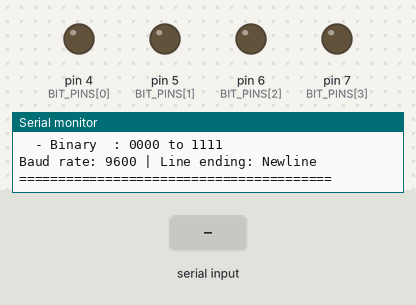
A sketch run on a simulated Arduino Uno, built with avr-gcc and run on an emulated ATmega328P. Shown: output pins drawn as LEDs (lit = HIGH), the last lines printed to the serial monitor. The test bench sets the inputs (shaded band).

Above: at 1.5 s.
1.6 s: "5\n" received over Serial
At 2.8 s:
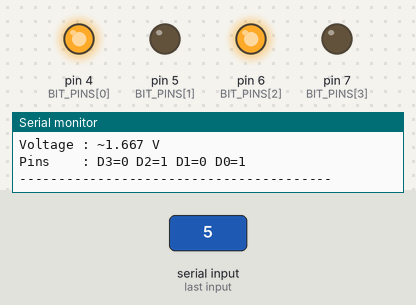
4.6 s: "0\n" received over Serial
At 5.1 s:
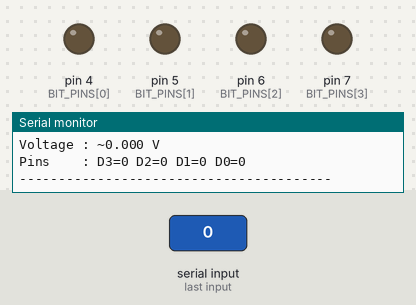
Timing chart, 0 to 7.6 s (numbered marks = the images above; inputs shaded):
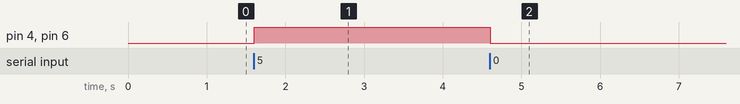

The sketch:

dac_4bit.ino
```cpp
// ============================================================
//  4-bit R-2R DAC Simulator
//  Pins 4-7 → D0 (LSB) to D3 (MSB)
//  Enter a decimal value (0-15) or binary string via Serial Monitor
// ============================================================

// --- Pin mapping  ---
const int BIT_PINS[4] = {4, 5, 6, 7};  // D0=pin4, D1=pin5, D2=pin6, D3=pin7

// --- Voltage reference ---
const float V_REF = 5.0;  // Reference voltage in volts

void setup() {
  Serial.begin(9600);

  // Set all bit pins as OUTPUT
  for (int i = 0; i < 4; i++) {
    pinMode(BIT_PINS[i], OUTPUT);
    digitalWrite(BIT_PINS[i], LOW);
  }

  printWelcome();
}

void loop() {
  if (Serial.available() > 0) {
    String input = Serial.readStringUntil('\n');
    input.trim();

    if (input.length() == 0) return;

    int value = -1;

    // Detect binary string (only 0s and 1s, 1–4 chars)
    if (isBinaryString(input)) {
      value = binaryStringToDecimal(input);
      Serial.print("Binary input detected: ");
      Serial.println(input);
    }
    // Detect decimal number
    else if (isDecimalString(input)) {
      value = input.toInt();
      Serial.print("Decimal input detected: ");
      Serial.println(value);
    } else {
      Serial.println("ERROR: Invalid input. Enter a decimal (0-15) or binary (e.g. 1011).");
      return;
    }

    if (value < 0 || value > 15) {
      Serial.println("ERROR: Value out of range. Must be 0-15 (or 0000-1111 in binary).");
      return;
    }

    setDAC(value);
  }
}

// ---- Write value to the 4 digital output pins ----
void setDAC(int value) {
  for (int i = 0; i < 4; i++) {
    int bitVal = (value >> i) & 0x01;  // Extract bit i
    digitalWrite(BIT_PINS[i], bitVal ? HIGH : LOW);
  }

  float voltage = (value / 15.0) * V_REF;

  Serial.println("----------------------------------------");
  Serial.print("Decimal : ");
  Serial.println(value);
  Serial.print("Binary  : ");
  printBinary(value);
  Serial.print("Voltage : ~");
  Serial.print(voltage, 3);
  Serial.println(" V");
  Serial.print("Pins    : D3=");
  Serial.print((value >> 3) & 1);
  Serial.print(" D2=");
  Serial.print((value >> 2) & 1);
  Serial.print(" D1=");
  Serial.print((value >> 1) & 1);
  Serial.print(" D0=");
  Serial.println((value >> 0) & 1);
  Serial.println("----------------------------------------");
}

// ---- Helper: print 4-bit binary representation ----
void printBinary(int value) {
  for (int i = 3; i >= 0; i--) {
    Serial.print((value >> i) & 1);
  }
  Serial.println();
}

// ---- Helper: check if string contains only '0' and '1' (1–4 chars) ----
bool isBinaryString(String s) {
  if (s.length() < 1 || s.length() > 4) return false;
  for (unsigned int i = 0; i < s.length(); i++) {
    if (s[i] != '0' && s[i] != '1') return false;
  }
  return true;
}

// ---- Helper: check if string is a valid decimal number ----
bool isDecimalString(String s) {
  if (s.length() < 1 || s.length() > 2) return false;
  for (unsigned int i = 0; i < s.length(); i++) {
    if (!isDigit(s[i])) return false;
  }
  return true;
}

// ---- Helper: convert binary string like "1011" to integer 11 ----
int binaryStringToDecimal(String s) {
  int result = 0;
  for (unsigned int i = 0; i < s.length(); i++) {
    result = result * 2 + (s[i] - '0');
  }
  return result;
}

void printWelcome() {
  Serial.println("========================================");
  Serial.println("   4-bit R-2R DAC Simulator");
  Serial.println("========================================");
  Serial.println("Pin mapping:");
  Serial.print("  D0 (LSB) -> Pin "); Serial.println(BIT_PINS[0]);
  Serial.print("  D1       -> Pin "); Serial.println(BIT_PINS[1]);
  Serial.print("  D2       -> Pin "); Serial.println(BIT_PINS[2]);
  Serial.print("  D3 (MSB) -> Pin "); Serial.println(BIT_PINS[3]);
  Serial.println();
  Serial.println("Input a value via Serial Monitor:");
  Serial.println("  - Decimal : 0 to 15");
  Serial.println("  - Binary  : 0000 to 1111");
  Serial.println("Baud rate: 9600 | Line ending: Newline");
  Serial.println("========================================");
}
```

Measured:
- after the input at 1.6 s, pin 4 (BIT_PINS[0]), pin 6 (BIT_PINS[2]): LOW → HIGH at once
- after the input at 4.6 s, pin 4 (BIT_PINS[0]), pin 6 (BIT_PINS[2]): HIGH → LOW at once
